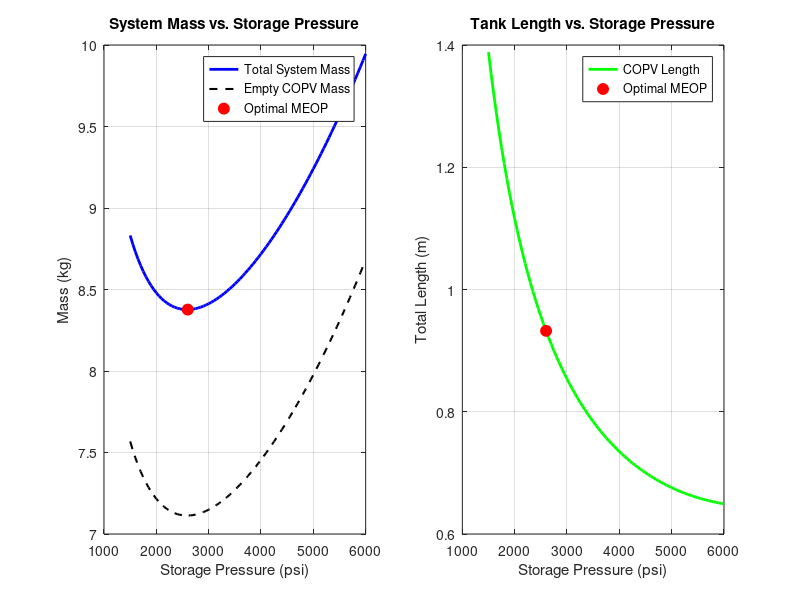

Write MATLAB code to recreate this figure.
%{
---------------------------------------------------------------------------
CU Sounding Rocket Lab - Liquid Propulsion Team
Pressurant Tank MEOP Optimization Trade Study

Description:
This script iterates through various Nitrogen (N2) storage pressures 
to find the optimal Maximum Expected Operating Pressure (MEOP) that 
minimizes the overall mass of the pressurant system (Gas + COPV).

The final Result is the minimum 

---------------------------------------------------------------------------
%}

clear; clc; close all;

%% 1.0 - CONSTANTS & FIXED PARAMETERS
PSI_TO_PA = 6894.76;
PA_TO_PSI = 0.000145038;
IN_TO_M   = 0.0254;
r_universal_jmolk = 8.3145;
pressurant_molar_mass_kgmol = 0.0280134;

% --- Engine & Tank Requirements (from main model) ---
p_op_ox_tank_pa   = 1000 * PSI_TO_PA;
p_op_fuel_tank_pa = 1000 * PSI_TO_PA;
v_total_ox_tank_m3   = 0.0077; % [m^3] LOX Tank Volume (with ullage)
v_total_fuel_tank_m3 = 0.0042; % [m^3] Fuel Tank Volume (with ullage)

% --- Temperatures ---
ox_temp_k         = 90;
fuel_temp_k       = 294;
pressurant_temp_k = 294;

% --- Pressurant Tank (COPV) Properties ---
safety_factor                           = 1.5;
joint_efficiency_pressurant_tank        = 0.8;
corrosion_allowance_m                   = 0.0002;
material_density_pressurant_kgm3        = 2700; % Aluminum/Composite proxy
material_allowable_stress_pressurant_pa = 2.76e8;
material_density_liner_kgm3             = 2700;
t_liner_m                               = 0.002; % 2mm liner thickness proxy

% Fixed Outer Diameter Constraint
d_pressurant_tank_allowed_m = 4.5 * IN_TO_M; 
r_pressurant_outer_m        = d_pressurant_tank_allowed_m / 2;

%% 2.0 - CALCULATE REQUIRED GAS MASS (Isothermal Baseline)
% Calculate moles required to displace propellants
n_ox_mol = (p_op_ox_tank_pa * v_total_ox_tank_m3) / (r_universal_jmolk * (ox_temp_k + pressurant_temp_k)/2);
n_fuel_mol = (p_op_fuel_tank_pa * v_total_fuel_tank_m3) / (r_universal_jmolk * fuel_temp_k);

n_total_mol = n_ox_mol + n_fuel_mol;
m_pressurant_gas_kg = n_total_mol * pressurant_molar_mass_kgmol;

%% 3.0 - SWEEP STORAGE PRESSURES
% Create an array of test pressures from 1500 psi to 6000 psi
p_test_psi = 1500:50:6000;
p_test_pa  = p_test_psi * PSI_TO_PA;

% Pre-allocate arrays for storing results
m_copv_empty_kg  = zeros(size(p_test_psi));
m_total_sys_kg   = zeros(size(p_test_psi));
l_copv_total_m   = zeros(size(p_test_psi));

for i = 1:length(p_test_pa)
    p_storage = p_test_pa(i);
    p_design  = p_storage * safety_factor;
    
    % 1. Required Internal Volume at this pressure
    v_internal_m3 = (n_total_mol * r_universal_jmolk * pressurant_temp_k) / p_storage;
    
    % 2. Wall Thickness (Hoop Stress)
    t_wall_m = (p_design * r_pressurant_outer_m) / (material_allowable_stress_pressurant_pa * joint_efficiency_pressurant_tank) + corrosion_allowance_m;
    
    % 3. Internal Geometry
    r_internal_m = r_pressurant_outer_m - t_wall_m - t_liner_m;
    r_liner_outer_m = r_internal_m + t_liner_m;
    
    % Check if wall thickness exceeds radius (impossible geometry)
    if r_internal_m <= 0
        m_total_sys_kg(i) = NaN; l_copv_total_m(i) = NaN;
        continue;
    end
    
    % 4. Volumes and Lengths
    v_caps_m3 = (2/3) * pi * r_internal_m^3; % Two 2:1 ellipsoidal caps
    v_cyl_m3  = v_internal_m3 - v_caps_m3;
    
    if v_cyl_m3 < 0
        % Pressure is so high that the end caps alone are too big
        l_cyl_m = 0;
    else
        l_cyl_m = v_cyl_m3 / (pi * r_internal_m^2);
    end
    l_copv_total_m(i) = l_cyl_m + (2 * r_pressurant_outer_m);
    
    % 5. Mass Calculations
    m_shell_cyl  = pi * (r_pressurant_outer_m^2 - r_liner_outer_m^2) * l_cyl_m;
    m_shell_caps = (2/3) * pi * (r_pressurant_outer_m^3 - r_liner_outer_m^3);
    m_liner_cyl  = pi * (r_liner_outer_m^2 - r_internal_m^2) * l_cyl_m;
    m_liner_caps = (2/3) * pi * (r_liner_outer_m^3 - r_internal_m^3);
    
    m_copv_empty_kg(i) = material_density_pressurant_kgm3 * (m_shell_cyl + m_shell_caps) + ...
                         material_density_liner_kgm3 * (m_liner_cyl + m_liner_caps);
                     
    m_total_sys_kg(i) = m_copv_empty_kg(i) + m_pressurant_gas_kg;
end

%% 4.0 - FIND OPTIMUM AND PLOT
% Find the minimum total mass and corresponding pressure
[min_mass, idx_opt] = min(m_total_sys_kg);
opt_p_psi = p_test_psi(idx_opt);
opt_length_m = l_copv_total_m(idx_opt);

fprintf('====================================================\n');
fprintf('         N2 MEOP Optimization Results               \n');
fprintf('====================================================\n');
fprintf('Optimal Storage Pressure:  %8.0f psi\n', opt_p_psi);
fprintf('Minimum Total Mass:        %8.2f kg\n', min_mass);
fprintf('Resulting COPV Length:     %8.2f m (%.2f in)\n', opt_length_m, opt_length_m / IN_TO_M);
fprintf('====================================================\n');

% Plotting
figure('Name', 'Pressurant Tank MEOP Trade Study', 'Position', [100, 100, 800, 400]);

% Subplot 1: Mass vs Pressure
subplot(1,2,1);
plot(p_test_psi, m_total_sys_kg, 'b-', 'LineWidth', 2); hold on;
plot(p_test_psi, m_copv_empty_kg, 'k--', 'LineWidth', 1.5);
plot(opt_p_psi, min_mass, 'ro', 'MarkerSize', 8, 'MarkerFaceColor', 'r');
grid on;
title('System Mass vs. Storage Pressure');
xlabel('Storage Pressure (psi)');
ylabel('Mass (kg)');
legend('Total System Mass', 'Empty COPV Mass', 'Optimal MEOP', 'Location', 'Best');

% Subplot 2: Length vs Pressure
subplot(1,2,2);
plot(p_test_psi, l_copv_total_m, 'g-', 'LineWidth', 2); hold on;
plot(opt_p_psi, opt_length_m, 'ro', 'MarkerSize', 8, 'MarkerFaceColor', 'r');
grid on;
title('Tank Length vs. Storage Pressure');
xlabel('Storage Pressure (psi)');
ylabel('Total Length (m)');
legend('COPV Length', 'Optimal MEOP', 'Location', 'Best');
